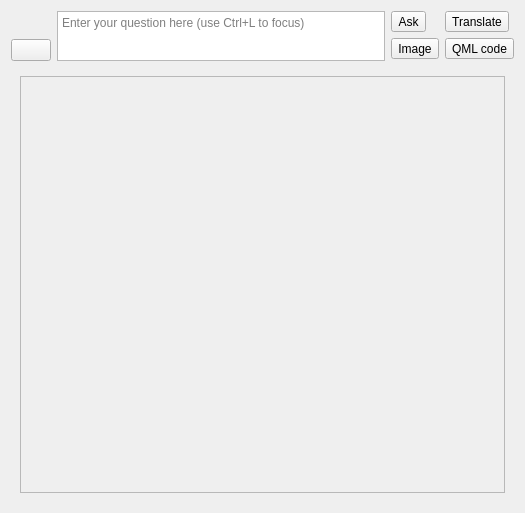
<?xml version="1.0" encoding="UTF-8"?>
<ui version="4.0">
 <class>Form</class>
 <widget class="QWidget" name="Form">
  <property name="geometry">
   <rect>
    <x>0</x>
    <y>0</y>
    <width>525</width>
    <height>513</height>
   </rect>
  </property>
  <property name="windowTitle">
   <string>Form</string>
  </property>
  <layout class="QVBoxLayout" name="verticalLayout_2">
   <item>
    <layout class="QVBoxLayout" name="verticalLayout">
     <item>
      <layout class="QHBoxLayout" name="horizontalLayout">
       <item>
        <layout class="QVBoxLayout" name="verticalLayout_5">
         <item>
          <widget class="QLabel" name="label">
           <property name="text">
            <string/>
           </property>
          </widget>
         </item>
         <item>
          <widget class="QPushButton" name="clearChat">
           <property name="toolTip">
            <string>&lt;html&gt;&lt;head/&gt;&lt;body&gt;&lt;p&gt;&lt;span style=&quot; font-size:11pt;&quot;&gt;New discussion (Ctrl+n)&lt;/span&gt;&lt;/p&gt;&lt;/body&gt;&lt;/html&gt;</string>
           </property>
           <property name="text">
            <string/>
           </property>
           <property name="icon">
            <iconset resource="../galacteek.qrc">
             <normaloff>:/share/icons/clear-all.png</normaloff>:/share/icons/clear-all.png</iconset>
           </property>
           <property name="shortcut">
            <string>Ctrl+N</string>
           </property>
          </widget>
         </item>
        </layout>
       </item>
       <item>
        <widget class="QTextEdit" name="prompt">
         <property name="sizePolicy">
          <sizepolicy hsizetype="Expanding" vsizetype="Maximum">
           <horstretch>0</horstretch>
           <verstretch>0</verstretch>
          </sizepolicy>
         </property>
         <property name="minimumSize">
          <size>
           <width>0</width>
           <height>50</height>
          </size>
         </property>
         <property name="maximumSize">
          <size>
           <width>16777215</width>
           <height>100</height>
          </size>
         </property>
         <property name="placeholderText">
          <string>Enter your question here (use Ctrl+L to focus)</string>
         </property>
        </widget>
       </item>
       <item>
        <layout class="QGridLayout" name="gridLayout_2">
         <item row="1" column="0">
          <widget class="QToolButton" name="imageGenButton">
           <property name="toolTip">
            <string>&lt;html&gt;&lt;head/&gt;&lt;body&gt;&lt;p&gt;&lt;span style=&quot; font-size:11pt;&quot;&gt;Ask the chatbot to generate an image&lt;/span&gt;&lt;/p&gt;&lt;/body&gt;&lt;/html&gt;</string>
           </property>
           <property name="text">
            <string>Image</string>
           </property>
           <property name="icon">
            <iconset resource="../galacteek.qrc">
             <normaloff>:/share/icons/mimetypes/image-png.png</normaloff>:/share/icons/mimetypes/image-png.png</iconset>
           </property>
           <property name="shortcut">
            <string>Ctrl+I</string>
           </property>
           <property name="toolButtonStyle">
            <enum>Qt::ToolButtonTextBesideIcon</enum>
           </property>
          </widget>
         </item>
         <item row="1" column="1">
          <widget class="QToolButton" name="qmlGenButton">
           <property name="toolTip">
            <string>&lt;html&gt;&lt;head/&gt;&lt;body&gt;&lt;p&gt;&lt;span style=&quot; font-size:11pt;&quot;&gt;Ask the chatbot to &lt;/span&gt;&lt;span style=&quot; font-size:11pt; font-weight:600;&quot;&gt;generate the QML code&lt;/span&gt;&lt;span style=&quot; font-size:11pt;&quot;&gt; for this question, and &lt;/span&gt;&lt;span style=&quot; font-size:11pt; font-weight:600;&quot;&gt;load&lt;/span&gt;&lt;span style=&quot; font-size:11pt;&quot;&gt; the generated QML code with Qt Quick in a widget&lt;/span&gt;&lt;/p&gt;&lt;/body&gt;&lt;/html&gt;</string>
           </property>
           <property name="text">
            <string>QML code</string>
           </property>
           <property name="icon">
            <iconset resource="../galacteek.qrc">
             <normaloff>:/share/icons/code-fork.png</normaloff>:/share/icons/code-fork.png</iconset>
           </property>
           <property name="shortcut">
            <string>Ctrl+M</string>
           </property>
           <property name="toolButtonStyle">
            <enum>Qt::ToolButtonTextBesideIcon</enum>
           </property>
          </widget>
         </item>
         <item row="0" column="0">
          <widget class="QToolButton" name="askButton">
           <property name="toolTip">
            <string>&lt;html&gt;&lt;head/&gt;&lt;body&gt;&lt;p&gt;&lt;span style=&quot; font-size:11pt;&quot;&gt;Ask the chatbot to answer (complete) a question&lt;/span&gt;&lt;/p&gt;&lt;/body&gt;&lt;/html&gt;</string>
           </property>
           <property name="text">
            <string>Ask</string>
           </property>
           <property name="icon">
            <iconset resource="../galacteek.qrc">
             <normaloff>:/share/icons/question.png</normaloff>:/share/icons/question.png</iconset>
           </property>
           <property name="shortcut">
            <string>Ctrl+Return</string>
           </property>
           <property name="toolButtonStyle">
            <enum>Qt::ToolButtonTextBesideIcon</enum>
           </property>
          </widget>
         </item>
         <item row="0" column="1">
          <widget class="QToolButton" name="tsButton">
           <property name="toolTip">
            <string>&lt;html&gt;&lt;head/&gt;&lt;body&gt;&lt;p&gt;&lt;span style=&quot; font-size:11pt;&quot;&gt;Ask the chatbot to &lt;/span&gt;&lt;span style=&quot; font-size:11pt; font-weight:600;&quot;&gt;translate&lt;/span&gt;&lt;span style=&quot; font-size:11pt;&quot;&gt; the input text to a certain language.&lt;/span&gt;&lt;/p&gt;&lt;/body&gt;&lt;/html&gt;</string>
           </property>
           <property name="text">
            <string>Translate</string>
           </property>
           <property name="icon">
            <iconset resource="../galacteek.qrc">
             <normaloff>:/share/icons/question.png</normaloff>:/share/icons/question.png</iconset>
           </property>
           <property name="shortcut">
            <string>Ctrl+R</string>
           </property>
           <property name="popupMode">
            <enum>QToolButton::InstantPopup</enum>
           </property>
           <property name="toolButtonStyle">
            <enum>Qt::ToolButtonTextBesideIcon</enum>
           </property>
          </widget>
         </item>
        </layout>
       </item>
      </layout>
     </item>
     <item>
      <widget class="QStackedWidget" name="stackedWidget">
       <widget class="QWidget" name="page">
        <layout class="QVBoxLayout" name="verticalLayout_4">
         <item>
          <widget class="QScrollArea" name="scrollArea">
           <property name="widgetResizable">
            <bool>true</bool>
           </property>
           <widget class="QWidget" name="scrollAreaWidgetContents">
            <property name="geometry">
             <rect>
              <x>0</x>
              <y>0</y>
              <width>485</width>
              <height>365</height>
             </rect>
            </property>
           </widget>
          </widget>
         </item>
        </layout>
       </widget>
       <widget class="QWidget" name="page_2"/>
      </widget>
     </item>
    </layout>
   </item>
  </layout>
 </widget>
 <tabstops>
  <tabstop>prompt</tabstop>
  <tabstop>scrollArea</tabstop>
 </tabstops>
 <resources>
  <include location="../galacteek.qrc"/>
 </resources>
 <connections/>
</ui>
